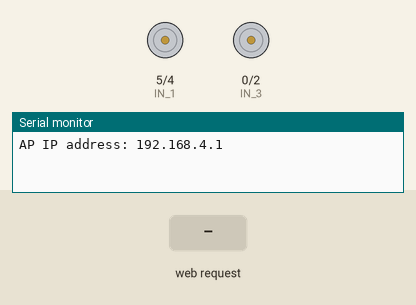
Simulated run of this sketch. Board: ESP8266 (NodeMCU). Parts: motor-driver pin pairs drawn as motors (green arrow = first pin HIGH = forward, orange = second pin HIGH = backward, longer = more drive, scaled by the enable pin), the last lines printed to the serial monitor. Inputs (shaded band) come from the test bench.

Above: at 1.2 s.
1.3 s: HTTP request GET /?State=F received
At 2.2 s:
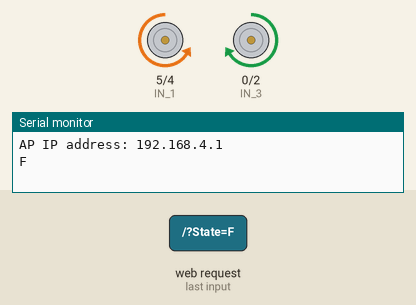
2.8 s: HTTP request GET /?State=B received
At 3.3 s:
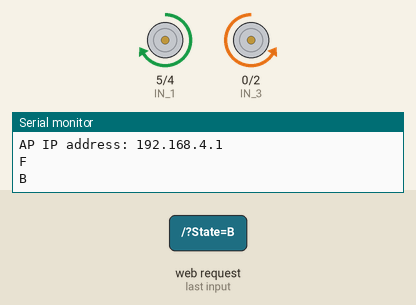
4.3 s: HTTP request GET /?State=L received
At 5.5 s:
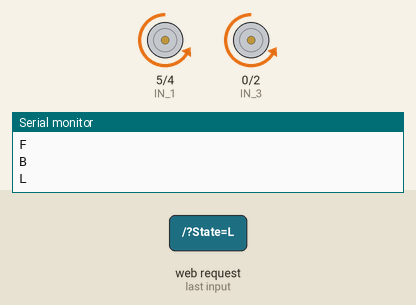
5.8 s: HTTP request GET /?State=R received
At 6.8 s:
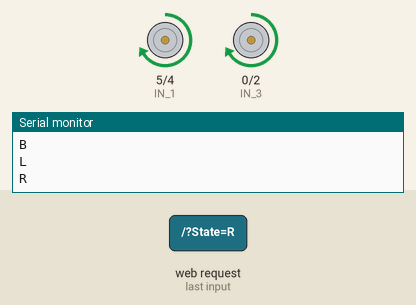
Timing chart, 0 to 8.3 s (numbered marks = the images above; inputs shaded):
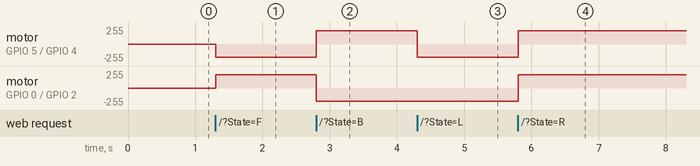

The sketch:

FINAL_CODE.ino
```cpp
#define S1 13
#define S2 12
#define ENA 16
#define IN_1  5
#define IN_2  4
#define IN_3  0
#define IN_4  2
#define ENB   14


#include <ESP8266WiFi.h>
#include <WiFiClient.h>
#include <ESP8266WebServer.h>

String command;             //String to store app command state.
int speedCar = 800;         // 400 - 1023.
int speed_Coeff = 3;
String a="1";

const char* ssid = "doracake";
const char* password = "12345678";
ESP8266WebServer server(80);

void setup() {

 pinMode(ENA, OUTPUT);
 pinMode(ENB, OUTPUT);
 pinMode(IN_1, OUTPUT);
 pinMode(IN_2, OUTPUT);
 pinMode(IN_3, OUTPUT);
 pinMode(IN_4, OUTPUT);
 pinMode(S2, INPUT);
 pinMode(S1, INPUT);

  Serial.begin(115200);

// Connecting WiFi

  WiFi.mode(WIFI_AP);
  WiFi.softAP(ssid,password);

  IPAddress myIP = WiFi.softAPIP();
  Serial.print("AP IP address: ");
  Serial.println(myIP);

 // Starting WEB-server
     server.on ( "/", HTTP_handleRoot );
     server.onNotFound ( HTTP_handleRoot );
     server.begin();
}

void goLeft(){
digitalWrite(IN_1, LOW);
digitalWrite(IN_2, HIGH);
analogWrite(ENA, speedCar);
digitalWrite(IN_3, LOW);
digitalWrite(IN_4, HIGH);
analogWrite(ENB, speedCar);
}
void goRight(){
digitalWrite(IN_1, HIGH);
digitalWrite(IN_2, LOW);
analogWrite(ENA, speedCar);
digitalWrite(IN_3, HIGH);
digitalWrite(IN_4, LOW);
analogWrite(ENB, speedCar);
}
void goBack(){
digitalWrite(IN_1, HIGH);
digitalWrite(IN_2, LOW);
analogWrite(ENA, speedCar);
digitalWrite(IN_3, LOW);
digitalWrite(IN_4, HIGH);
analogWrite(ENB, speedCar);
}
void goAhead(){
digitalWrite(IN_1, LOW);
digitalWrite(IN_2, HIGH);
analogWrite(ENA, speedCar);
digitalWrite(IN_3, HIGH);
digitalWrite(IN_4, LOW);
analogWrite(ENB, speedCar);
}
void goAheadRight(){

      digitalWrite(IN_1, LOW);
      digitalWrite(IN_2, HIGH);
      analogWrite(ENA, speedCar/speed_Coeff);

      digitalWrite(IN_3, LOW);
      digitalWrite(IN_4, HIGH);
      analogWrite(ENB, speedCar);
   }

void goAheadLeft(){

      digitalWrite(IN_1, LOW);
      digitalWrite(IN_2, HIGH);
      analogWrite(ENA, speedCar);

      digitalWrite(IN_3, LOW);
      digitalWrite(IN_4, HIGH);
      analogWrite(ENB, speedCar/speed_Coeff);
  }

void goBackRight(){

      digitalWrite(IN_1, HIGH);
      digitalWrite(IN_2, LOW);
      analogWrite(ENA, speedCar/speed_Coeff);

      digitalWrite(IN_3, HIGH);
      digitalWrite(IN_4, LOW);
      analogWrite(ENB, speedCar);
  }

void goBackLeft(){

      digitalWrite(IN_1, HIGH);
      digitalWrite(IN_2, LOW);
      analogWrite(ENA, speedCar);

      digitalWrite(IN_3, HIGH);
      digitalWrite(IN_4, LOW);
      analogWrite(ENB, speedCar/speed_Coeff);
  }

void stopRobot(){

      digitalWrite(IN_1, LOW);
      digitalWrite(IN_2, LOW);
      analogWrite(ENA, speedCar);

      digitalWrite(IN_3, LOW);
      digitalWrite(IN_4, LOW);
      analogWrite(ENB, speedCar);
 }

void loop() {
    server.handleClient();
    if(server.arg("State")){
      command = server.arg("State");
      a=command;
      }

      if (command == "F") goAhead();
      else if (command == "B") goBack();
      else if (command == "L") goLeft();
      else if (command == "R") goRight();
      else if (command == "I") goAheadRight();
      else if (command == "G") goAheadLeft();
      else if (command == "J") goBackRight();
      else if (command == "H") goBackLeft();
      else if (command == "1") speedCar = 470;
      else if (command == "2") speedCar = 540;
      else if (command == "3") speedCar = 610;
      else if (command == "4") speedCar = 680;
      else if (command == "5") speedCar = 750;
      else if (command == "6") speedCar = 820;
      else if (command == "7") speedCar = 890;
      else if (command == "8") speedCar = 960;
      else if (command == "9") speedCar = 1023;
      else if (command == "S") stopRobot();


      else if(a == "0"){
        speedCar = 540;
        if(digitalRead(S1)==LOW  && digitalRead(S2)==LOW)
      {
        goAhead();
      }
      if(digitalRead(S1)==HIGH  && digitalRead(S2)==LOW)
      {
        goRight();
      }
      if(digitalRead(S1)==LOW  && digitalRead(S2)==HIGH)
      {
        goLeft();
      }
      if(digitalRead(S1)==HIGH  && digitalRead(S2)==HIGH)
      {
        stopRobot();
      }
    }
}

void HTTP_handleRoot(void) {

if( server.hasArg("State") ){
       Serial.println(server.arg("State"));
  }
  server.send ( 200, "text/html", "" );
  delay(1);
}
```

Measured:
- after the input at 1.3 s, motor on GPIO 5 (IN_1) / GPIO 4 (IN_2): stopped → backward 199/255 at once; motor on GPIO 0 (IN_3) / GPIO 2 (IN_4): stopped → forward 199/255 at once
- after the input at 2.8 s, motor on GPIO 5 (IN_1) / GPIO 4 (IN_2): backward 199/255 → forward 199/255 at once; motor on GPIO 0 (IN_3) / GPIO 2 (IN_4): forward 199/255 → backward 199/255 at once
- after the input at 4.3 s, motor on GPIO 5 (IN_1) / GPIO 4 (IN_2): forward 199/255 → backward 199/255 at once
- after the input at 5.8 s, motor on GPIO 5 (IN_1) / GPIO 4 (IN_2), motor on GPIO 0 (IN_3) / GPIO 2 (IN_4): backward 199/255 → forward 199/255 at once
